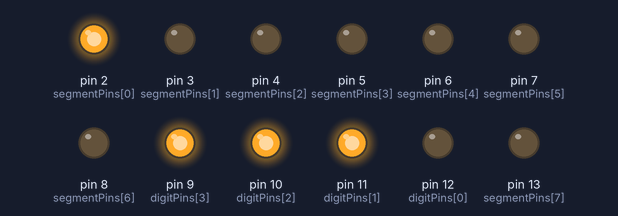
Simulated run of this sketch. Board: Arduino Uno, built with avr-gcc and run on an emulated ATmega328P. Parts: output pins drawn as LEDs (lit = HIGH).

Above: at 0.1 s.
At 1.1 s:
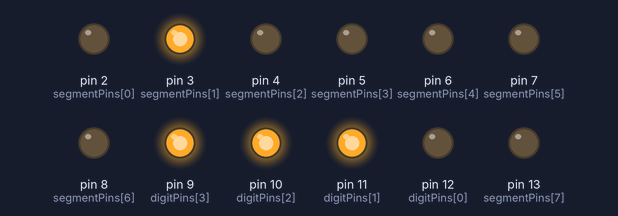
At 2.1 s:
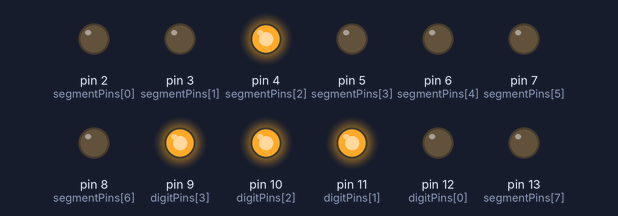
At 4.1 s:
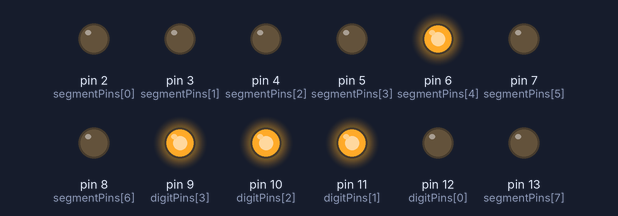
At 6.1 s:
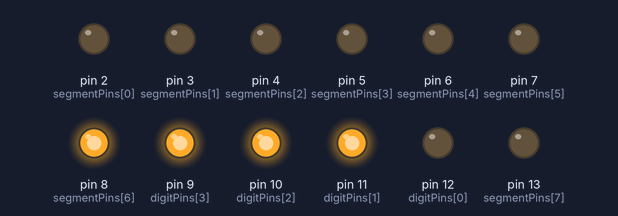
At 8.1 s:
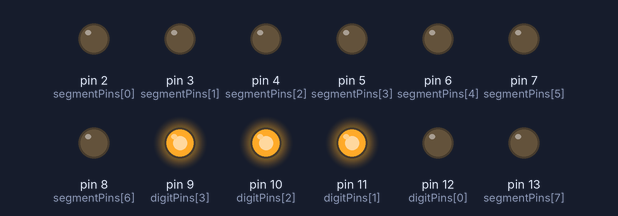
Timing chart, 0 to 9.6 s (numbered marks = the images above):
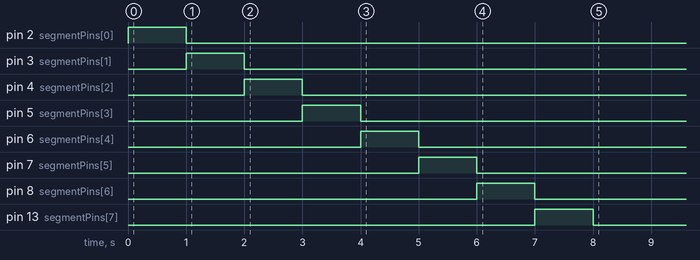

The sketch:

seven_segment_test.ino
```cpp
/*
  4-Digit 7-Segment Display Segment Test
  Lights up each segment (A-G, DP) one by one on the leftmost digit.
  Use this to verify segment-to-pin mapping and wiring.
*/
const int segmentPins[8] = {2, 3, 4, 5, 6, 7, 8, 13}; // A,B,C,D,E,F,G,DP
const int digitPins[4] = {12, 11, 10, 9}; // D1 (left) to D4 (right)

void setup() {
  for (int i = 0; i < 8; i++) pinMode(segmentPins[i], OUTPUT);
  for (int i = 0; i < 4; i++) pinMode(digitPins[i], OUTPUT);

  // Only enable the leftmost digit
  for (int d = 0; d < 4; d++) digitalWrite(digitPins[d], HIGH);
  digitalWrite(digitPins[0], LOW); // Enable leftmost digit

  // Light up each segment one by one
  for (int s = 0; s < 8; s++) {
    for (int i = 0; i < 8; i++) digitalWrite(segmentPins[i], LOW);
    digitalWrite(segmentPins[s], HIGH);
    delay(1000);
  }

  // After test, turn off all segments
  for (int i = 0; i < 8; i++) digitalWrite(segmentPins[i], LOW);
}

void loop() {} 
```
